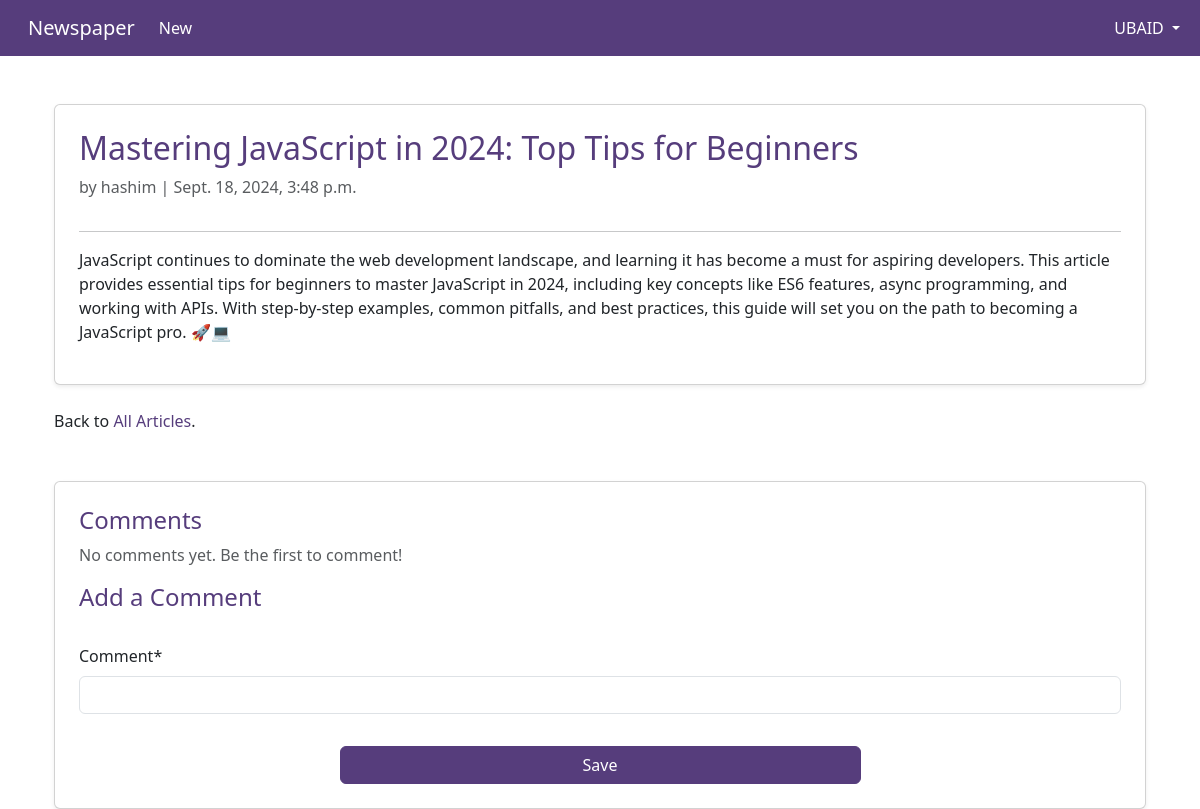
The page /articles/2/ (signed in) on the database its author committed.
### accounts/models.py (models this page shows)
class CustomUser(AbstractUser):
    age = models.PositiveIntegerField(null=True, blank=True)
    address = models.CharField(max_length=255, null=True, blank=True)
    city = models.CharField(max_length=100, null=True, blank=True)
    state = models.CharField(max_length=100, null=True, blank=True)
    country = models.CharField(max_length=100, null=True, blank=True)
    zip = models.CharField(max_length=100, null=True, blank=True)
    phone = models.CharField(max_length=100, null=True, blank=True)
    def __str__(self):
        return self.username

### articles/models.py (models this page shows, shortened)
class Article(models.Model):
    title = models.CharField(max_length=255)
    body = models.TextField()
    date = models.DateTimeField(auto_now_add=True)
    author = models.ForeignKey(
        settings.AUTH_USER_MODEL,
        on_delete=models.CASCADE,
    )

### articles/views.py (the view, shortened to what this page needs)
# urls.py: path("<int:pk>/", ArticleDetailView.as_view(), name="article_detail"),  # new
class ArticleDetailView(LoginRequiredMixin, DetailView):  # new
    def get(self, request, *args, **kwargs):
        view = CommentGet.as_view()
        return view(request, *args, **kwargs)

### articles/forms.py
class CommentForm(forms.ModelForm):
    class Meta:
        model = Comment
        fields = ("comment",)

### articles/views.py (called while the page is built)
    def get_context_data(self, **kwargs):
        context = super().get_context_data(**kwargs)
        context["form"] = CommentForm()
        return context

### templates/article_detail.html (shortened to what this page needs)
{% extends "base.html" %}
{% block content %}
{% load crispy_forms_tags %}
<div class="container mt-5">
    <div class="article-entry card shadow-sm p-4">
        <h2 style="color: #563d7c;">{{ object.title }}</h2>
        <p class="text-muted">by {{ object.author }} | {{ object.date }}</p>
        <hr>
        <p>{{ object.body }}</p>
    </div>
    <div class="mt-4">
        <p class="mt-4">Back to <a href="{% url 'articles' %}" style="color: #563d7c; text-decoration: none;">All Articles</a>.</p>
    </div>
    <div class="card shadow-sm p-4 mt-5">
        <h4 style="color: #563d7c;">Comments</h4>
        <div class="overflow-auto" style="max-height: 300px;">
            {% if object.comment_set.all %}
                {% for comment in object.comment_set.all %}
                    <div class="mb-3">
                        <p class="fw-bold">{{ comment.author }}</p>
                        <p>{{ comment.comment }}</p>
                        <hr>
                    </div>
                {% endfor %}
            {% else %}
                <p class="text-muted">No comments yet. Be the first to comment!</p>
            {% endif %}
        </div>
<h4 style="color: #563d7c;">Add a Comment</h4>
<form action="" method="post" class="mt-4">
    {{ form|crispy }}
    <div class="text-center">
        <button class="btn btn-primary w-50 mt-3" type="submit" style="background-color: #563d7c; border-color: #563d7c;">
            Save
        </button>
    </div>
</form>
    </div>
</div>
{% endblock content %}

### templates/base.html (shortened to what this page needs)
<!DOCTYPE html>
<html>
<head>
    <link href="https://cdn.jsdelivr.net/npm/bootstrap@5.3.3/dist/css/bootstrap.min.css" rel="stylesheet">
</head>
<body>
    <nav class="navbar navbar-expand-lg" style="background-color: #563d7c; color: #fff;">
        <div class="container-fluid">
            <a class="navbar-brand text-white ms-3" href="{% url 'articles' %}"> Newspaper</a>
            <div class="collapse navbar-collapse" id="navbarSupportedContent">
                <ul class="navbar-nav me-auto mb-2 mb-lg-0">
                    {% if user.is_authenticated %}
                    <li class="nav-item">
                        <a href="{% url 'article_new' %}" class="nav-link text-white"> New</a>
                    </li>
                </ul>
                <ul class="navbar-nav">
                    <li class="nav-item dropdown">
                        <a class="nav-link dropdown-toggle text-uppercase text-white" href="#" role="button"
                            data-bs-toggle="dropdown" aria-expanded="false">
                             {{ user.username }}
                        </a>
                    </li>
                </ul>
            {% endif %}
        </div>
    </nav>
    <main>
        <div class="container">
            {% block content %}
            {% endblock content %}
        </div>
    </main>
</body>
</html>

### rows shown on the page
CustomUser: username "UBAID"
Article: title "Mastering JavaScript in 2024: Top Tips for Beginners", author "hashim", date "Sept. 18, 2024, 3:48 p.m.", body "JavaScript continues to dominate the web development landscape, and learning it has become a must for aspiring developers. This article provides essential tips for beginners to master JavaScript in 2024, including key concepts like ES6 features, async programming, and working with APIs. With step-by-step examples, common pitfalls, and best practices, this guide will set you on the path to becoming a JavaScript pro. 🚀💻"
